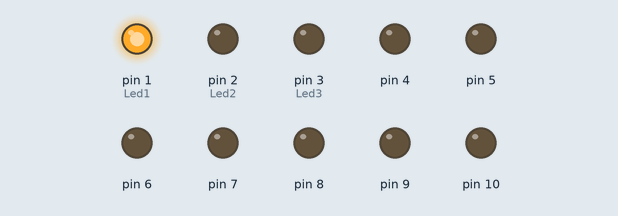
Simulated run of this sketch. Board: Arduino Uno, built with avr-gcc and run on an emulated ATmega328P. Shown: output pins drawn as LEDs (lit = HIGH).

Above: at 0.1 s.
At 5.6 s:
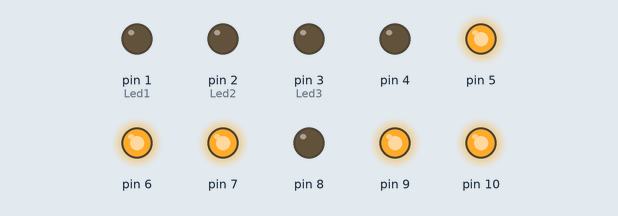
At 6.1 s:
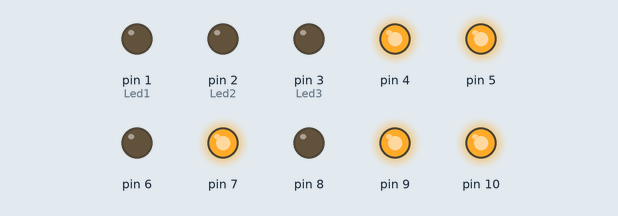
At 12.6 s:
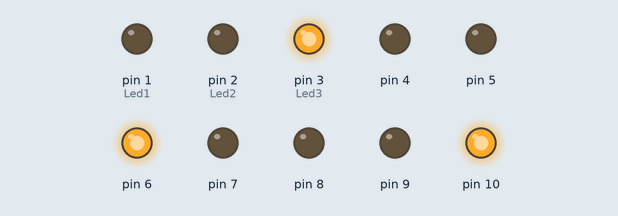
At 25.1 s:
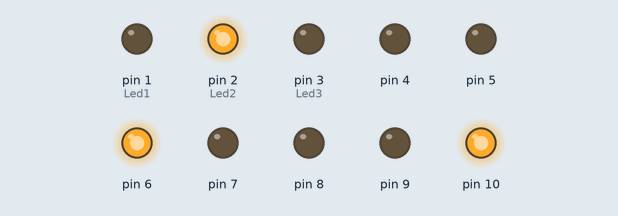
At 36.1 s:
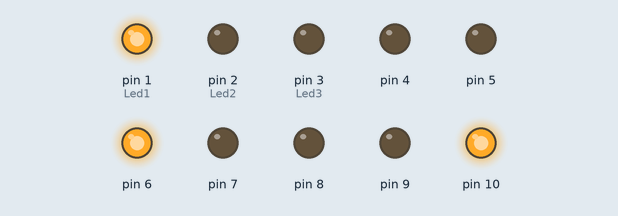
Timing chart, 0 to 37.6 s (numbered marks = the images above):
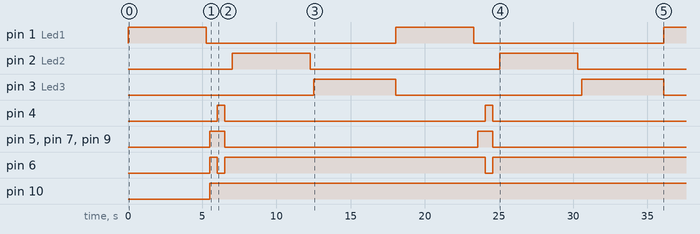

Measured:
- by itself, pin 1 (Led1), pin 2 (Led2): alternates HIGH for 5.3 s and LOW for 12.8 s
- by itself, pin 3 (Led3): alternates HIGH for 5.5 s and LOW for 12.5 s
- by itself, pin 4: alternates HIGH for 0.50 s and LOW for 17.5 s
- by itself, pin 5, pin 7, pin 9: alternates HIGH for 1.0 s and LOW for 17.0 s
- by itself, pin 6: goes HIGH 0.50 s, LOW 0.50 s, HIGH 17.5 s, LOW 0.50 s, then HIGH
- by itself, pin 10: LOW → HIGH at 5.5 s

The sketch:

V2_Bline.ino
```cpp
int Led1 = 1;
int Led2 = 2;
int Led3 = 3;
const int Led4 = 4;
const int Led5 = 5;
const int Led6 = 6;
const int Led7 = 7;
const int Led8 = 8;
const int Led9 = 9;
const int Led10 = 10;


void setup() {
  pinMode(1, OUTPUT);
  pinMode(2, OUTPUT);
  pinMode(3, OUTPUT);
  pinMode(4, OUTPUT);
  pinMode(5, OUTPUT);
  pinMode(6, OUTPUT);
  pinMode(7, OUTPUT);
  pinMode(8, OUTPUT);
  pinMode(9, OUTPUT);
  pinMode(10, OUTPUT);


}
void Kim(int pin, int speed) {
  for (int brightness = 255; brightness >= 0; brightness--) {
    analogWrite(pin, brightness);
    delay(speed);
  }
}
void Dight3() {
  digitalWrite(5, LOW);
  digitalWrite(4, LOW);
  digitalWrite(7, LOW);
  digitalWrite(9, LOW);
   digitalWrite(10, LOW);
  digitalWrite(5, HIGH);
  digitalWrite(6, HIGH);
  digitalWrite(7, HIGH);
  digitalWrite(9, HIGH);
  digitalWrite(10, HIGH);
}
void Dight2() {
  digitalWrite(10, LOW);
  digitalWrite(6, LOW);
  digitalWrite(5, HIGH);
  digitalWrite(4, HIGH);
  digitalWrite(7, HIGH);
  digitalWrite(9, HIGH);
  digitalWrite(10, HIGH);
}
void Dight1() {
  digitalWrite(10, HIGH);
  digitalWrite(6, HIGH);
  digitalWrite(9, LOW);
  digitalWrite(8, LOW );
  digitalWrite(7, LOW);
  digitalWrite(5, LOW);
  digitalWrite(4, LOW);

}


void loop() {
  analogWrite (Led1, 255); delay(5000);
  Kim(Led1, 2);

   Dight3();
  delay(500);

  Dight2();
  delay(500);

  Dight1();
  delay(500);

  analogWrite (Led2, 255); delay(5000);
  Kim(Led2, 2);

  analogWrite (Led3, 255); delay(5000);
  Kim(Led3, 2);


}
```
